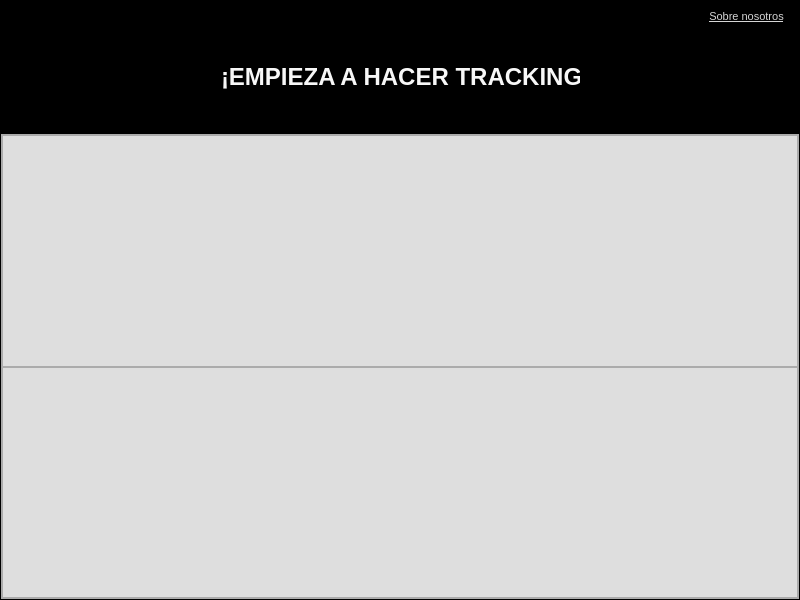
<?xml version="1.0" encoding="UTF-8"?>
<ui version="4.0">
 <class>Dialog</class>
 <widget class="QDialog" name="Dialog">
  <property name="geometry">
   <rect>
    <x>0</x>
    <y>0</y>
    <width>800</width>
    <height>600</height>
   </rect>
  </property>
  <property name="minimumSize">
   <size>
    <width>800</width>
    <height>600</height>
   </size>
  </property>
  <property name="maximumSize">
   <size>
    <width>800</width>
    <height>600</height>
   </size>
  </property>
  <property name="windowTitle">
   <string>Fermady Prices</string>
  </property>
  <property name="windowIcon">
   <iconset>
    <normaloff>imagenes/hucha.png</normaloff>imagenes/hucha.png</iconset>
  </property>
  <property name="toolTip">
   <string/>
  </property>
  <property name="toolTipDuration">
   <number>1</number>
  </property>
  <property name="autoFillBackground">
   <bool>false</bool>
  </property>
  <layout class="QVBoxLayout" name="verticalLayout_3">
   <property name="spacing">
    <number>0</number>
   </property>
   <property name="leftMargin">
    <number>0</number>
   </property>
   <property name="topMargin">
    <number>0</number>
   </property>
   <property name="rightMargin">
    <number>0</number>
   </property>
   <property name="bottomMargin">
    <number>0</number>
   </property>
   <item>
    <widget class="QWidget" name="widget" native="true">
     <layout class="QVBoxLayout" name="verticalLayout" stretch="0">
      <property name="spacing">
       <number>0</number>
      </property>
      <property name="leftMargin">
       <number>0</number>
      </property>
      <property name="topMargin">
       <number>0</number>
      </property>
      <property name="rightMargin">
       <number>0</number>
      </property>
      <property name="bottomMargin">
       <number>0</number>
      </property>
      <item>
       <widget class="QFrame" name="frame">
        <property name="styleSheet">
         <string notr="true">background-color:qconicalgradient(cx:1, cy:0.648, angle:0, stop:0 rgba(169, 178, 207, 255), stop:0.596591 rgba(220, 209, 218, 255), stop:0.98 rgba(66, 66, 66, 255), stop:1 rgba(0, 0, 0, 0));</string>
        </property>
        <property name="frameShape">
         <enum>QFrame::StyledPanel</enum>
        </property>
        <property name="frameShadow">
         <enum>QFrame::Raised</enum>
        </property>
        <layout class="QVBoxLayout" name="verticalLayout_2" stretch="2,7">
         <property name="spacing">
          <number>0</number>
         </property>
         <property name="leftMargin">
          <number>0</number>
         </property>
         <property name="topMargin">
          <number>0</number>
         </property>
         <property name="rightMargin">
          <number>0</number>
         </property>
         <property name="bottomMargin">
          <number>0</number>
         </property>
         <item>
          <widget class="QFrame" name="frame_2">
           <property name="styleSheet">
            <string notr="true">background-color: rgb(0, 0, 0);</string>
           </property>
           <property name="frameShape">
            <enum>QFrame::StyledPanel</enum>
           </property>
           <property name="frameShadow">
            <enum>QFrame::Raised</enum>
           </property>
           <property name="lineWidth">
            <number>0</number>
           </property>
           <widget class="QLabel" name="label">
            <property name="geometry">
             <rect>
              <x>220</x>
              <y>60</y>
              <width>359</width>
              <height>32</height>
             </rect>
            </property>
            <property name="font">
             <font>
              <family>Leelawadee UI</family>
              <pointsize>12</pointsize>
              <bold>true</bold>
             </font>
            </property>
            <property name="toolTipDuration">
             <number>0</number>
            </property>
            <property name="layoutDirection">
             <enum>Qt::LeftToRight</enum>
            </property>
            <property name="styleSheet">
             <string notr="true"/>
            </property>
            <property name="lineWidth">
             <number>0</number>
            </property>
            <property name="text">
             <string>&lt;html&gt;&lt;head/&gt;&lt;body&gt;&lt;p align=&quot;center&quot;&gt;&lt;span style=&quot; font-size:18pt; color:#f7f7f7;&quot;&gt;¡EMPIEZA A HACER TRACKING!&lt;/span&gt;&lt;/p&gt;&lt;/body&gt;&lt;/html&gt;</string>
            </property>
            <property name="alignment">
             <set>Qt::AlignCenter</set>
            </property>
           </widget>
           <widget class="QPushButton" name="btnos">
            <property name="geometry">
             <rect>
              <x>680</x>
              <y>-10</y>
              <width>131</width>
              <height>51</height>
             </rect>
            </property>
            <property name="font">
             <font>
              <family>Arial</family>
              <pointsize>8</pointsize>
              <underline>true</underline>
              <strikeout>false</strikeout>
             </font>
            </property>
            <property name="cursor">
             <cursorShape>PointingHandCursor</cursorShape>
            </property>
            <property name="styleSheet">
             <string notr="true">QPushButton{
background-color: transparent;
        border: none; 

	color: rgb(213, 213, 213);
        padding: 10px 20px;
}</string>
            </property>
            <property name="text">
             <string>Sobre nosotros</string>
            </property>
           </widget>
          </widget>
         </item>
         <item>
          <widget class="QFrame" name="frame_3">
           <property name="autoFillBackground">
            <bool>false</bool>
           </property>
           <property name="styleSheet">
            <string notr="true">background-color: rgb(222, 222, 222);</string>
           </property>
           <property name="frameShape">
            <enum>QFrame::StyledPanel</enum>
           </property>
           <property name="frameShadow">
            <enum>QFrame::Raised</enum>
           </property>
           <layout class="QVBoxLayout" name="verticalLayout_4">
            <property name="spacing">
             <number>0</number>
            </property>
            <property name="leftMargin">
             <number>0</number>
            </property>
            <property name="topMargin">
             <number>0</number>
            </property>
            <property name="rightMargin">
             <number>0</number>
            </property>
            <property name="bottomMargin">
             <number>0</number>
            </property>
            <item>
             <widget class="QFrame" name="frame_4">
              <property name="autoFillBackground">
               <bool>false</bool>
              </property>
              <property name="styleSheet">
               <string notr="true">QPushButton {
background-color: transparent;
}
QPushButton:hover{
 	background-color: rgb(199, 199, 199);
 	border-radius:10px; 
}</string>
              </property>
              <property name="frameShape">
               <enum>QFrame::StyledPanel</enum>
              </property>
              <property name="frameShadow">
               <enum>QFrame::Raised</enum>
              </property>
              <layout class="QHBoxLayout" name="horizontalLayout_2" stretch="1,1,1">
               <property name="spacing">
                <number>20</number>
               </property>
               <property name="leftMargin">
                <number>20</number>
               </property>
               <property name="topMargin">
                <number>20</number>
               </property>
               <property name="rightMargin">
                <number>20</number>
               </property>
               <property name="bottomMargin">
                <number>20</number>
               </property>
               <item>
                <widget class="QPushButton" name="btnGallo">
                 <property name="sizePolicy">
                  <sizepolicy hsizetype="Expanding" vsizetype="Expanding">
                   <horstretch>0</horstretch>
                   <verstretch>0</verstretch>
                  </sizepolicy>
                 </property>
                 <property name="minimumSize">
                  <size>
                   <width>200</width>
                   <height>100</height>
                  </size>
                 </property>
                 <property name="maximumSize">
                  <size>
                   <width>16777215</width>
                   <height>16777215</height>
                  </size>
                 </property>
                 <property name="cursor">
                  <cursorShape>PointingHandCursor</cursorShape>
                 </property>
                 <property name="toolTip">
                  <string>&lt;html&gt;&lt;head/&gt;&lt;body&gt;&lt;p&gt;&lt;span style=&quot; color:#000000;&quot;&gt;Amplia gama de productos, lo último en tecnología de las marcas más exclusivas del país &lt;/span&gt;&lt;/p&gt;&lt;/body&gt;&lt;/html&gt;</string>
                 </property>
                 <property name="toolTipDuration">
                  <number>-2</number>
                 </property>
                 <property name="autoFillBackground">
                  <bool>false</bool>
                 </property>
                 <property name="styleSheet">
                  <string notr="true"/>
                 </property>
                 <property name="text">
                  <string/>
                 </property>
                 <property name="icon">
                  <iconset>
                   <normaloff>imagenes/GMG.png</normaloff>imagenes/GMG.png</iconset>
                 </property>
                 <property name="iconSize">
                  <size>
                   <width>179</width>
                   <height>143</height>
                  </size>
                 </property>
                 <property name="flat">
                  <bool>true</bool>
                 </property>
                </widget>
               </item>
               <item>
                <widget class="QPushButton" name="btnSycom">
                 <property name="sizePolicy">
                  <sizepolicy hsizetype="MinimumExpanding" vsizetype="MinimumExpanding">
                   <horstretch>0</horstretch>
                   <verstretch>0</verstretch>
                  </sizepolicy>
                 </property>
                 <property name="minimumSize">
                  <size>
                   <width>200</width>
                   <height>100</height>
                  </size>
                 </property>
                 <property name="cursor">
                  <cursorShape>PointingHandCursor</cursorShape>
                 </property>
                 <property name="toolTip">
                  <string>&lt;html&gt;&lt;head/&gt;&lt;body&gt;&lt;p&gt;Tienda de accesorios para computadoras en Tegucigalpa&lt;/p&gt;&lt;/body&gt;&lt;/html&gt;</string>
                 </property>
                 <property name="toolTipDuration">
                  <number>-2</number>
                 </property>
                 <property name="styleSheet">
                  <string notr="true"/>
                 </property>
                 <property name="text">
                  <string/>
                 </property>
                 <property name="icon">
                  <iconset>
                   <normaloff>imagenes/Sycom.png</normaloff>imagenes/Sycom.png</iconset>
                 </property>
                 <property name="iconSize">
                  <size>
                   <width>179</width>
                   <height>173</height>
                  </size>
                 </property>
                 <property name="flat">
                  <bool>true</bool>
                 </property>
                </widget>
               </item>
               <item>
                <widget class="QPushButton" name="btnJets">
                 <property name="sizePolicy">
                  <sizepolicy hsizetype="MinimumExpanding" vsizetype="MinimumExpanding">
                   <horstretch>0</horstretch>
                   <verstretch>0</verstretch>
                  </sizepolicy>
                 </property>
                 <property name="minimumSize">
                  <size>
                   <width>150</width>
                   <height>100</height>
                  </size>
                 </property>
                 <property name="cursor">
                  <cursorShape>PointingHandCursor</cursorShape>
                 </property>
                 <property name="toolTip">
                  <string>&lt;html&gt;&lt;head/&gt;&lt;body&gt;&lt;p&gt;Tecnología e innovación a tu medida con Jetstereo!&lt;/p&gt;&lt;/body&gt;&lt;/html&gt;</string>
                 </property>
                 <property name="toolTipDuration">
                  <number>-2</number>
                 </property>
                 <property name="styleSheet">
                  <string notr="true"/>
                 </property>
                 <property name="text">
                  <string/>
                 </property>
                 <property name="icon">
                  <iconset>
                   <normaloff>imagenes/Jetstereo.png</normaloff>imagenes/Jetstereo.png</iconset>
                 </property>
                 <property name="iconSize">
                  <size>
                   <width>169</width>
                   <height>173</height>
                  </size>
                 </property>
                 <property name="flat">
                  <bool>true</bool>
                 </property>
                </widget>
               </item>
              </layout>
              <zorder>btnGallo</zorder>
              <zorder>btnJets</zorder>
              <zorder>btnSycom</zorder>
             </widget>
            </item>
            <item>
             <widget class="QFrame" name="frame_5">
              <property name="autoFillBackground">
               <bool>false</bool>
              </property>
              <property name="styleSheet">
               <string notr="true">QPushButton {
background-color: transparent;
}
QPushButton:hover{
 	background-color: rgb(199, 199, 199);
 	border-radius:10px; 
}</string>
              </property>
              <property name="frameShape">
               <enum>QFrame::StyledPanel</enum>
              </property>
              <property name="frameShadow">
               <enum>QFrame::Raised</enum>
              </property>
              <layout class="QHBoxLayout" name="horizontalLayout_3" stretch="1,1,1">
               <property name="spacing">
                <number>20</number>
               </property>
               <property name="leftMargin">
                <number>20</number>
               </property>
               <property name="topMargin">
                <number>20</number>
               </property>
               <property name="rightMargin">
                <number>20</number>
               </property>
               <property name="bottomMargin">
                <number>20</number>
               </property>
               <item>
                <widget class="QPushButton" name="btnTecknos">
                 <property name="sizePolicy">
                  <sizepolicy hsizetype="MinimumExpanding" vsizetype="MinimumExpanding">
                   <horstretch>0</horstretch>
                   <verstretch>8</verstretch>
                  </sizepolicy>
                 </property>
                 <property name="minimumSize">
                  <size>
                   <width>200</width>
                   <height>100</height>
                  </size>
                 </property>
                 <property name="cursor">
                  <cursorShape>PointingHandCursor</cursorShape>
                 </property>
                 <property name="toolTip">
                  <string>&lt;html&gt;&lt;head/&gt;&lt;body&gt;&lt;p&gt;Diunsa |La tienda departamental más grande de Honduras. Compra en línea lo mejor de electrónica, electrodomésticos, tecnología, hogar, deporte y mucho más.&lt;/p&gt;&lt;/body&gt;&lt;/html&gt;</string>
                 </property>
                 <property name="toolTipDuration">
                  <number>-2</number>
                 </property>
                 <property name="layoutDirection">
                  <enum>Qt::LeftToRight</enum>
                 </property>
                 <property name="styleSheet">
                  <string notr="true"/>
                 </property>
                 <property name="text">
                  <string/>
                 </property>
                 <property name="icon">
                  <iconset>
                   <normaloff>imagenes/imgp/diun.png</normaloff>imagenes/imgp/diun.png</iconset>
                 </property>
                 <property name="iconSize">
                  <size>
                   <width>215</width>
                   <height>173</height>
                  </size>
                 </property>
                 <property name="autoDefault">
                  <bool>true</bool>
                 </property>
                 <property name="flat">
                  <bool>true</bool>
                 </property>
                </widget>
               </item>
               <item>
                <widget class="QPushButton" name="btnLadyLee">
                 <property name="sizePolicy">
                  <sizepolicy hsizetype="MinimumExpanding" vsizetype="MinimumExpanding">
                   <horstretch>0</horstretch>
                   <verstretch>0</verstretch>
                  </sizepolicy>
                 </property>
                 <property name="minimumSize">
                  <size>
                   <width>200</width>
                   <height>100</height>
                  </size>
                 </property>
                 <property name="cursor">
                  <cursorShape>PointingHandCursor</cursorShape>
                 </property>
                 <property name="toolTip">
                  <string>&lt;html&gt;&lt;head/&gt;&lt;body&gt;&lt;p&gt;Todo para mi Hogar! La tienda por departamentos más grande y completa de Honduras.&lt;/p&gt;&lt;/body&gt;&lt;/html&gt;</string>
                 </property>
                 <property name="toolTipDuration">
                  <number>-2</number>
                 </property>
                 <property name="autoFillBackground">
                  <bool>false</bool>
                 </property>
                 <property name="styleSheet">
                  <string notr="true"/>
                 </property>
                 <property name="text">
                  <string/>
                 </property>
                 <property name="icon">
                  <iconset>
                   <normaloff>imagenes/LadyLee.png</normaloff>imagenes/LadyLee.png</iconset>
                 </property>
                 <property name="iconSize">
                  <size>
                   <width>221</width>
                   <height>180</height>
                  </size>
                 </property>
                 <property name="flat">
                  <bool>true</bool>
                 </property>
                </widget>
               </item>
               <item>
                <widget class="QPushButton" name="btnRadioshack">
                 <property name="sizePolicy">
                  <sizepolicy hsizetype="Expanding" vsizetype="Expanding">
                   <horstretch>0</horstretch>
                   <verstretch>0</verstretch>
                  </sizepolicy>
                 </property>
                 <property name="minimumSize">
                  <size>
                   <width>100</width>
                   <height>150</height>
                  </size>
                 </property>
                 <property name="cursor">
                  <cursorShape>PointingHandCursor</cursorShape>
                 </property>
                 <property name="toolTip">
                  <string>&lt;html&gt;&lt;head/&gt;&lt;body&gt;&lt;p&gt;RadioShack Corporation es una empresa estadounidense, que gestiona una cadena de tiendas de artículos y componentes electrónicos&lt;/p&gt;&lt;/body&gt;&lt;/html&gt;</string>
                 </property>
                 <property name="toolTipDuration">
                  <number>-2</number>
                 </property>
                 <property name="styleSheet">
                  <string notr="true"/>
                 </property>
                 <property name="text">
                  <string/>
                 </property>
                 <property name="icon">
                  <iconset>
                   <normaloff>imagenes/Radioshack.png</normaloff>imagenes/Radioshack.png</iconset>
                 </property>
                 <property name="iconSize">
                  <size>
                   <width>179</width>
                   <height>173</height>
                  </size>
                 </property>
                 <property name="flat">
                  <bool>true</bool>
                 </property>
                </widget>
               </item>
              </layout>
             </widget>
            </item>
           </layout>
          </widget>
         </item>
        </layout>
       </widget>
      </item>
     </layout>
    </widget>
   </item>
  </layout>
 </widget>
 <resources>
  <include location="imagenes/imagenes.qrc"/>
 </resources>
 <connections/>
</ui>
